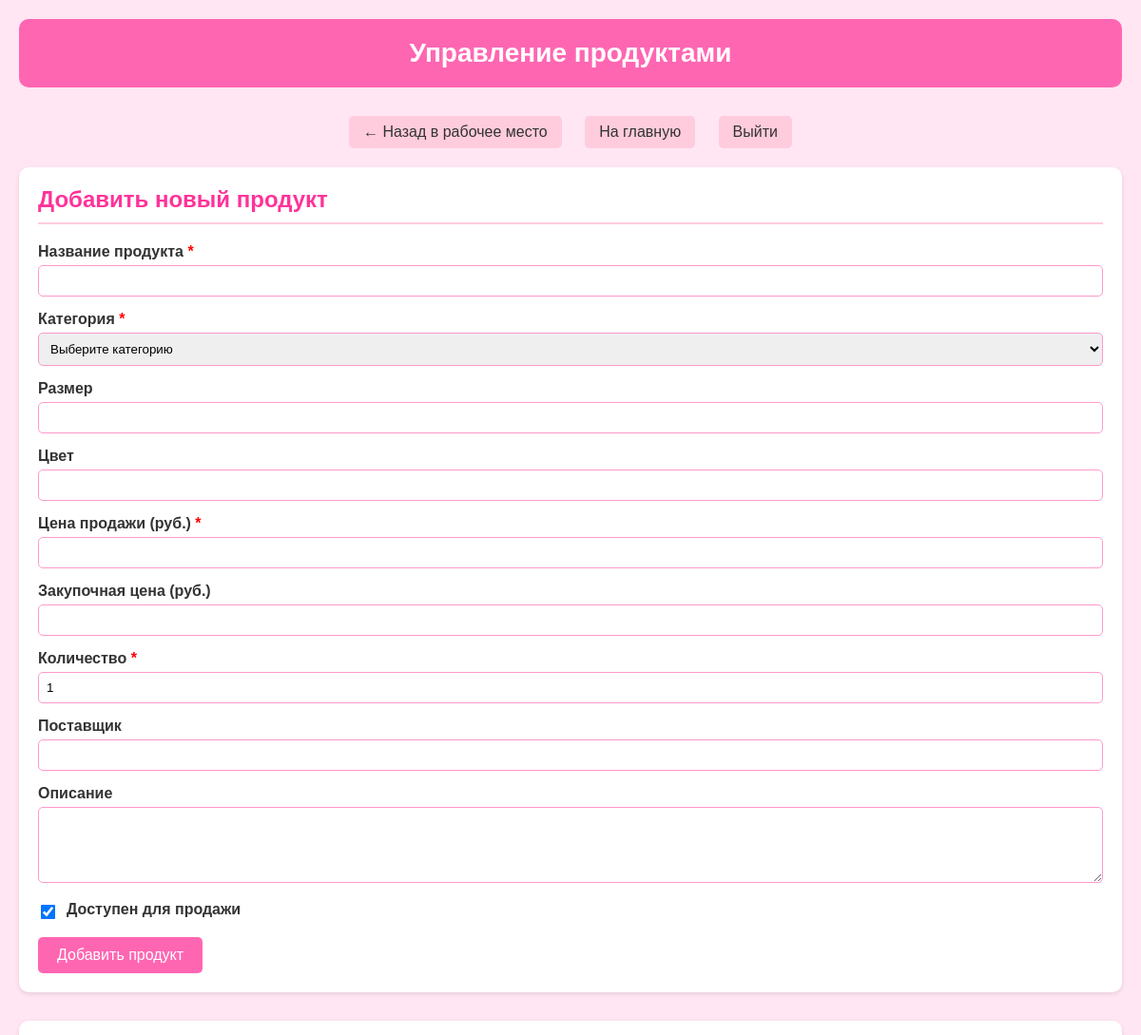
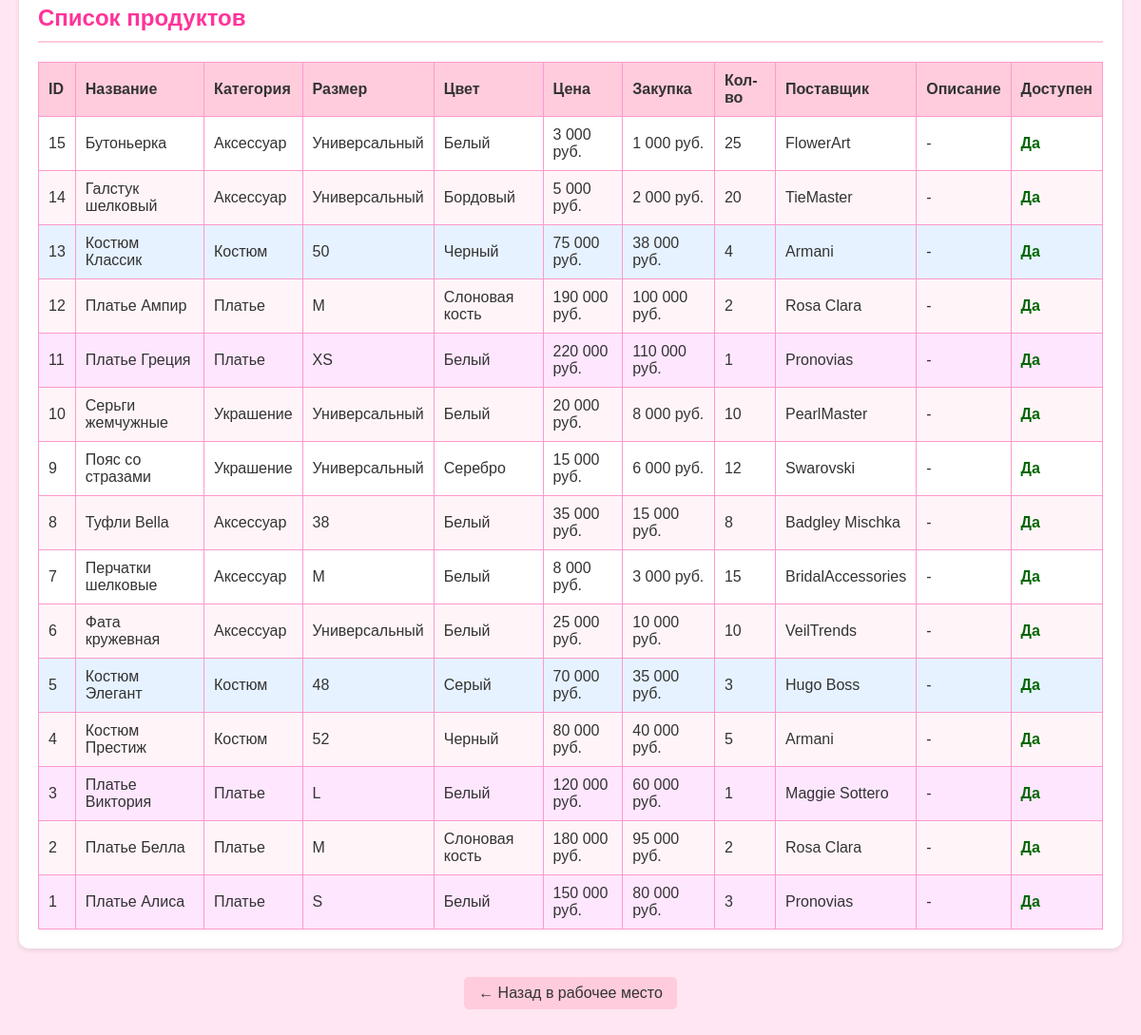
Page /products.php (signed in) on the committed database (2 pictures, top to bottom).
### tables this page shows
CREATE TABLE `products` (
  `ProductID` int(11) NOT NULL,
  `ProductName` varchar(100) NOT NULL,
  `Category` varchar(50) NOT NULL,
  `Size` varchar(20) DEFAULT NULL,
  `Color` varchar(30) DEFAULT NULL,
  `Price` decimal(10,2) NOT NULL,
  `PurchasePrice` decimal(10,2) DEFAULT NULL,
  `Quantity` int(11) DEFAULT 0,
  `Vendor` varchar(100) DEFAULT NULL,
  `Description` text DEFAULT NULL,
  `IsAvailable` tinyint(1) DEFAULT 1
);

### products.php (the view, shortened to what this page needs)
<?php
$host = 'localhost';
$dbname = 'weddingsalondb';
$username = 'root';
$password = '';
try {
    $pdo = new PDO("mysql:host=$host;dbname=$dbname;charset=utf8", $username, $password);
    $pdo->setAttribute(PDO::ATTR_ERRMODE, PDO::ERRMODE_EXCEPTION);
} catch(PDOException $e) {
    die("Ошибка подключения к базе данных: " . $e->getMessage());
}
$products = [];
try {
    $stmt = $pdo->query("SELECT * FROM products ORDER BY ProductID DESC");
    $products = $stmt->fetchAll(PDO::FETCH_ASSOC);
} catch(PDOException $e) {
    $error = 'Ошибка при загрузке списка продуктов: ' . $e->getMessage();
}
?>
<!DOCTYPE html>
<html lang="ru">
<head>
</head>
<body>
    <div class="header">
        <h1>Управление продуктами</h1>
    </div>
    <div class="nav-links">
        <a href="workplace.php" class="nav-link">← Назад в рабочее место</a>
        <a href="index.php" class="nav-link">На главную</a>
        <a href="logout.php" class="nav-link">Выйти</a>
    </div>
    <div class="section">
        <h2 class="section-title">Добавить новый продукт</h2>
        <form method="POST" action="">
            <div class="form-group">
                <label for="product_name">Название продукта <span class="required">*</span></label>
                <input type="text" id="product_name" name="product_name" required
                       value="<?php echo htmlspecialchars($_POST['product_name'] ?? ''); ?>">
            </div>
            <div class="form-group">
                <label for="category">Категория <span class="required">*</span></label>
                <select id="category" name="category" required>
                    <option value="">Выберите категорию</option>
                </select>
            </div>
            <div class="form-group">
                <label for="size">Размер</label>
                <input type="text" id="size" name="size"
                       value="<?php echo htmlspecialchars($_POST['size'] ?? ''); ?>">
            </div>
            <div class="form-group">
                <label for="color">Цвет</label>
                <input type="text" id="color" name="color"
                       value="<?php echo htmlspecialchars($_POST['color'] ?? ''); ?>">
            </div>
            <div class="form-group">
                <label for="price">Цена продажи (руб.) <span class="required">*</span></label>
                <input type="number" id="price" name="price" required min="0" step="1000"
                       value="<?php echo htmlspecialchars($_POST['price'] ?? ''); ?>">
            </div>
            <div class="form-group">
                <label for="purchase_price">Закупочная цена (руб.)</label>
                <input type="number" id="purchase_price" name="purchase_price" min="0" step="1000"
                       value="<?php echo htmlspecialchars($_POST['purchase_price'] ?? ''); ?>">
            </div>
            <div class="form-group">
                <label for="quantity">Количество <span class="required">*</span></label>
                <input type="number" id="quantity" name="quantity" required min="0"
                       value="<?php echo htmlspecialchars($_POST['quantity'] ?? '1'); ?>">
            </div>
            <div class="form-group">
                <label for="vendor">Поставщик</label>
                <input type="text" id="vendor" name="vendor"
                       value="<?php echo htmlspecialchars($_POST['vendor'] ?? ''); ?>">
            </div>
            <div class="form-group">
                <label for="description">Описание</label>
                <textarea id="description" name="description"><?php echo htmlspecialchars($_POST['description'] ?? ''); ?></textarea>
            </div>
            <div class="form-group">
                <div class="checkbox-group">
                    <input type="checkbox" id="is_available" name="is_available" value="1"
                           <?php echo (isset($_POST['is_available']) || !isset($_POST['add_product'])) ? 'checked' : ''; ?>>
                    <label for="is_available">Доступен для продажи</label>
                </div>
            </div>
            <button type="submit" name="add_product" class="submit-btn">Добавить продукт</button>
        </form>
    </div>
    <div class="section">
        <h2 class="section-title">Список продуктов</h2>
        <?php if (empty($products)): ?>
            <p>Продуктов пока нет.</p>
        <?php else: ?>
            <table class="products-table">
                <thead>
                    <tr>
                        <th>ID</th>
                        <th>Название</th>
                        <th>Категория</th>
                        <th>Размер</th>
                        <th>Цвет</th>
                        <th>Цена</th>
                        <th>Закупка</th>
                        <th>Кол-во</th>
                        <th>Поставщик</th>
                        <th>Описание</th>
                        <th>Доступен</th>
                    </tr>
                </thead>
                <tbody>
                    <?php foreach ($products as $product): ?>
                    <tr class="<?php echo ($product['Category'] == 'Платье') ? 'category-dress' : (($product['Category'] == 'Костюм') ? 'category-suit' : ''); ?>">
                        <td><?php echo htmlspecialchars($product['ProductID']); ?></td>
                        <td><?php echo htmlspecialchars($product['ProductName']); ?></td>
                        <td><?php echo htmlspecialchars($product['Category']); ?></td>
                        <td><?php echo htmlspecialchars($product['Size'] ?? '-'); ?></td>
                        <td><?php echo htmlspecialchars($product['Color'] ?? '-'); ?></td>
                        <td class="price"><?php echo number_format($product['Price'], 0, '', ' ') . ' руб.'; ?></td>
                        <td class="price"><?php echo number_format($product['PurchasePrice'], 0, '', ' ') . ' руб.'; ?></td>
                        <td><?php echo htmlspecialchars($product['Quantity']); ?></td>
                        <td><?php echo htmlspecialchars($product['Vendor'] ?? '-'); ?></td>
                        <td><?php echo htmlspecialchars($product['Description'] ?? '-'); ?></td>
                        <td class="<?php echo $product['IsAvailable'] ? 'available-yes' : 'available-no'; ?>">
                            <?php echo $product['IsAvailable'] ? 'Да' : 'Нет'; ?>
                        </td>
                    </tr>
                    <?php endforeach; ?>
                </tbody>
            </table>
        <?php endif; ?>
    </div>
    <div class="nav-links">
        <a href="workplace.php" class="nav-link">← Назад в рабочее место</a>
    </div>
</body>
</html>

### products.php (style rules this page uses)
body { font-family: Arial, sans-serif; background-color: #ffe6f2; margin: 0; padding: 20px; color: #333; }
.header { background-color: #ff66b2; padding: 20px; text-align: center; border-radius: 10px; margin-bottom: 30px; color: white; }
.header h1 { margin: 0; font-size: 28px; }
.nav-links { text-align: center; margin-bottom: 20px; }
.nav-link { display: inline-block; margin: 0 10px; padding: 8px 15px; background-color: #ffccdd; color: #333; text-decoration: none; border-radius: 5px; }
.section { background-color: white; padding: 20px; border-radius: 10px; margin-bottom: 30px; box-shadow: 0 2px 5px rgba(0,0,0,0.1); }
.section-title { color: #ff3399; margin-top: 0; border-bottom: 2px solid #ffccdd; padding-bottom: 10px; }
.form-group { margin-bottom: 15px; }
label { display: block; margin-bottom: 5px; font-weight: bold; }
input[type="text"], input[type="number"], textarea, select { width: 100%; padding: 8px; border: 1px solid #ff99cc; border-radius: 5px; box-sizing: border-box; }
textarea { resize: vertical; height: 80px; }
.checkbox-group { display: flex; align-items: center; gap: 10px; }
input[type="checkbox"] { width: auto; transform: scale(1.2); }
.submit-btn { background-color: #ff66b2; color: white; border: none; padding: 10px 20px; border-radius: 5px; cursor: pointer; font-size: 16px; }
.products-table { width: 100%; border-collapse: collapse; margin-top: 20px; }
.products-table th, .products-table td { border: 1px solid #ff99cc; padding: 10px; text-align: left; }
.products-table th { background-color: #ffccdd; color: #333; font-weight: bold; }
.products-table tr:nth-child(even) { background-color: #fff5f9; }
.price { text-align: right; }
.available-yes { color: #006600; font-weight: bold; }
.required { color: #ff0000; }
.category-dress { background-color: #ffe6ff; }
.category-suit { background-color: #e6f2ff; }

### rows in the picture
products: ProductID "15", ProductName "Бутоньерка", Category "Аксессуар", Size "Универсальный", Color "Белый", Price "3 000", PurchasePrice "1 000", Quantity "25", Vendor "FlowerArt", Description "-", IsAvailable "Да"
products: ProductID "14", ProductName "Галстук шелковый", Category "Аксессуар", Size "Универсальный", Color "Бордовый", Price "5 000", PurchasePrice "2 000", Quantity "20", Vendor "TieMaster", Description "-", IsAvailable "Да"
products: ProductID "13", ProductName "Костюм Классик", Category "Костюм", Size "50", Color "Черный", Price "75 000", PurchasePrice "38 000", Quantity "4", Vendor "Armani", Description "-", IsAvailable "Да"
products: ProductID "12", ProductName "Платье Ампир", Category "Платье", Size "M", Color "Слоновая кость", Price "190 000", PurchasePrice "100 000", Quantity "2", Vendor "Rosa Clara", Description "-", IsAvailable "Да"
products: ProductID "11", ProductName "Платье Греция", Category "Платье", Size "XS", Color "Белый", Price "220 000", PurchasePrice "110 000", Quantity "1", Vendor "Pronovias", Description "-", IsAvailable "Да"
products: ProductID "10", ProductName "Серьги жемчужные", Category "Украшение", Size "Универсальный", Color "Белый", Price "20 000", PurchasePrice "8 000", Quantity "10", Vendor "PearlMaster", Description "-", IsAvailable "Да"
products: ProductID "9", ProductName "Пояс со стразами", Category "Украшение", Size "Универсальный", Color "Серебро", Price "15 000", PurchasePrice "6 000", Quantity "12", Vendor "Swarovski", Description "-", IsAvailable "Да"
products: ProductID "8", ProductName "Туфли Bella", Category "Аксессуар", Size "38", Color "Белый", Price "35 000", PurchasePrice "15 000", Quantity "8", Vendor "Badgley Mischka", Description "-", IsAvailable "Да"
products: ProductID "7", ProductName "Перчатки шелковые", Category "Аксессуар", Size "M", Color "Белый", Price "8 000", PurchasePrice "3 000", Quantity "15", Vendor "BridalAccessories", Description "-", IsAvailable "Да"
products: ProductID "6", ProductName "Фата кружевная", Category "Аксессуар", Size "Универсальный", Color "Белый", Price "25 000", PurchasePrice "10 000", Quantity "10", Vendor "VeilTrends", Description "-", IsAvailable "Да"
products: ProductID "5", ProductName "Костюм Элегант", Category "Костюм", Size "48", Color "Серый", Price "70 000", PurchasePrice "35 000", Quantity "3", Vendor "Hugo Boss", Description "-", IsAvailable "Да"
products: ProductID "4", ProductName "Костюм Престиж", Category "Костюм", Size "52", Color "Черный", Price "80 000", PurchasePrice "40 000", Quantity "5", Vendor "Armani", Description "-", IsAvailable "Да"
products: ProductID "3", ProductName "Платье Виктория", Category "Платье", Size "L", Color "Белый", Price "120 000", PurchasePrice "60 000", Quantity "1", Vendor "Maggie Sottero", Description "-", IsAvailable "Да"
products: ProductID "2", ProductName "Платье Белла", Category "Платье", Size "M", Color "Слоновая кость", Price "180 000", PurchasePrice "95 000", Quantity "2", Vendor "Rosa Clara", Description "-", IsAvailable "Да"
products: ProductID "1", ProductName "Платье Алиса", Category "Платье", Size "S", Color "Белый", Price "150 000", PurchasePrice "80 000", Quantity "3", Vendor "Pronovias", Description "-", IsAvailable "Да"
